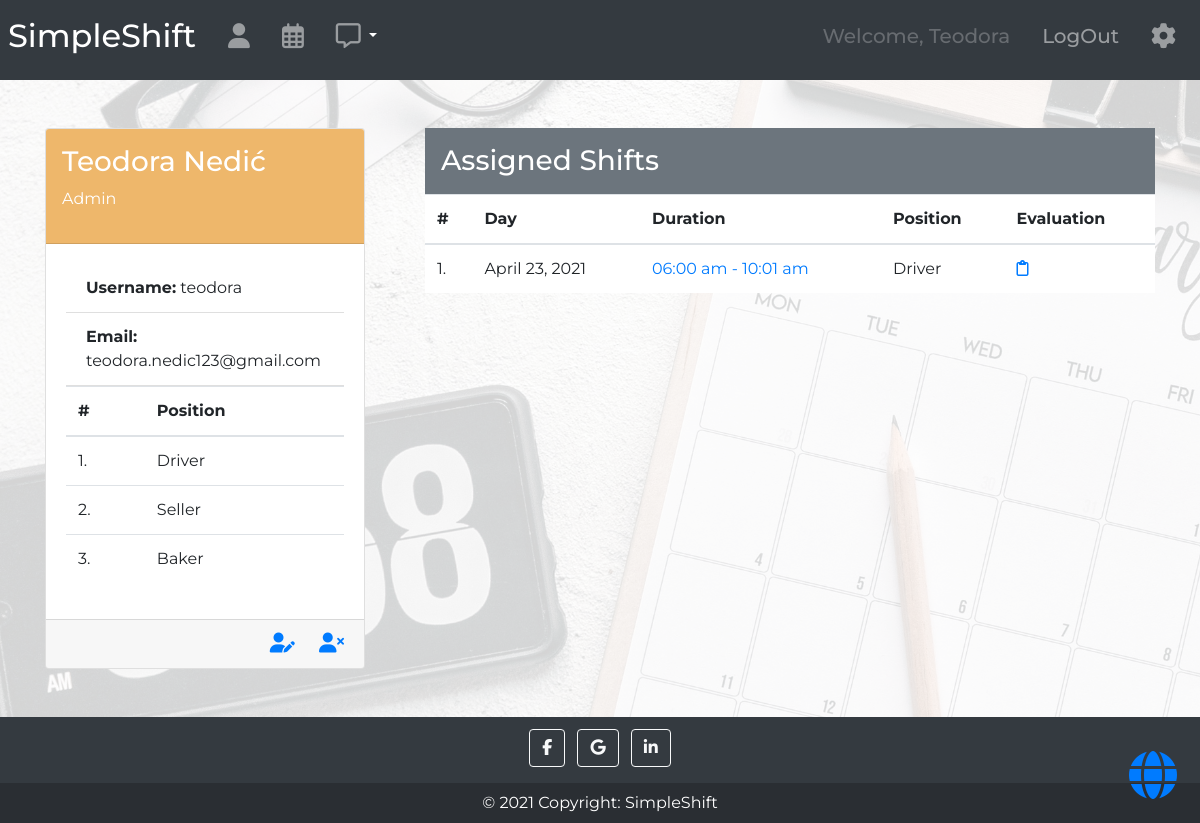
Page /employees/1/ (signed in) on the committed database.
### shifts/models/employee_model.py (models this page shows, shortened)
class Employee(SimpleEmailConfirmationUserMixin, AbstractUser):
    job = models.ManyToManyField('Job', blank=True, related_name='employees')
    is_admin = models.BooleanField(default=False)
    is_employee = models.BooleanField(default=False)
    is_logged = models.BooleanField(default=False)
    def account_status(self):
        if self.is_employee:
            return 'Employee'
        elif self.is_admin:
            return 'Admin'
        elif not self.is_active:
            return 'Not assigned'

### shifts/models/job_model.py (models this page shows, shortened)
class Job(models.Model):
    title = models.CharField(max_length=100)
    hourly_fee = models.DecimalField('Hourly fee EUR', max_digits=10, decimal_places=2)
    description = models.TextField(max_length=255, null=True, blank=True)
    def __str__(self):
        return self.title

### shifts/models/shift_employee_model.py (models this page shows, shortened)
class ShiftEmployee(models.Model):
    shift = models.ForeignKey('Shift', on_delete=models.CASCADE, related_name='assigned')
    employee = models.ForeignKey('Employee', on_delete=models.CASCADE, null=True, related_name='assigned')
    status = models.CharField(max_length=20, null=True, blank=True)
    absence_reason = models.CharField(max_length=255, null=True, blank=True)
    absence_report_time = models.DateTimeField(null=True, blank=True)

### shifts/models/shift_model.py (models this page shows, shortened)
class Shift(models.Model):
    start_time = models.DateTimeField()
    end_time = models.DateTimeField()
    job_type = models.ForeignKey('Job', on_delete=models.CASCADE, related_name='shifts')
    required_employees = models.PositiveIntegerField(default=1)
    def __str__(self):
        return f"{ self.get_start_time().strftime('%I:%M %p') } - { self.get_end_time().strftime('%I:%M %p') }".lower()
    def get_start_time(self):
        return self.start_time.replace(tzinfo=timezone.utc).astimezone(tz=None)
    def get_end_time(self):
        return self.end_time.replace(tzinfo=timezone.utc).astimezone(tz=None)

### shifts/views/employee_views.py (the view)
# urls.py: path('employees/<int:pk>/', EmployeeDetailView.as_view(), name='employee_detail'),
class EmployeeDetailView(LoginRequiredMixin, generic.DetailView):
    template_name = 'shifts/employee_detail.html'
    queryset = Employee.objects.all()

### shifts/templates/shifts/employee_detail.html (shortened to what this page needs)
{% extends 'base.html' %}
{% block content %}
<div class="container">
<div class="row mt-5 mb-5">
     {% if employee.is_active %}
    <div class="col-sm-4">
        <div class="card" style="width: 20rem;">
            <div class="card-header text-white p-3" style="background-color:#eeb76b;">
                <h3>{{ employee.first_name }} {{ employee.last_name }}</h3>
                <p> {{ employee.account_status }}</p>
            </div>
            <div class="card-body">
                <ul class="list-group list-group-flush">
                    <li class="list-group-item"><b>Username:</b> {{ employee.username }}</li>
                    <li class="list-group-item"><b>Email:</b> {{ employee.email }}</li>
                </ul>
                <table class="table table-counter">
                    <thead>
                    <tr>
                        <th scope="col">#</th>
                        <th scope="col">Position</th>
                    </tr>
                    </thead>
                    <tbody>
                    {% for job in employee.job.all %}
                    <tr>
                        <td></td>
                        <td>{{ job.title }}</td>
                    </tr>
                    {% endfor %}
                    </tbody>
                </table>
            </div>
            {% if user.is_admin %}
            <div class="card-footer text-right">
                <a href="{% url 'employee_update' pk=employee.pk %}" class="card-link" title="Edit"><i class="fas fa-user-edit fa-lg"></i></a>
                <a href="{% url 'employee_delete' pk=employee.pk %}" class="card-link" title="Remove"><i class="fas fa-user-times fa-lg"></i></a>
            </div>
            {% endif %}
        </div>
    </div>
       <div class="col-sm-8">
           <h3 class="text-white bg-secondary p-3 m-0">Assigned Shifts</h3>
           <table class="table-counter table table-hover bg-white">
               <thead>
               <tr>
                   <th>#</th>
                   <th scope="col">Day</th>
                   <th scope="col">Duration</th>
                   <th scope="col">Position</th>
                   <th scope="col">Evaluation</th>
               </tr>
               </thead>
               <tbody>
               {% for obj in employee.assigned.all|dictsort:"shift.start_time" %}
               <tr>
                   <td scope="row"></td>
                   <td>{{ obj.shift.start_time.date }}</td>
                   <td><a href="{% url 'shifts:shift_detail' pk=obj.shift.id %}">{{ obj.shift }}</a></td>
                   <td>{{ obj.shift.job_type }}</td>
                   {% if obj.evaluation %}
                   <td><a title="Evaluation" href="{% url 'shifts:evaluation_detail' pk=obj.evaluation.pk %}"><i class="far fa-clipboard"></i></a></td>
                   {% else %}
                   <td>Not available</td>
                   {% endif %}
               </tr>
               {% endfor %}
               </tbody>
           </table>
       </div>
    {% endif %}
</div>
</div>
{% endblock %}

### templates/navbar.html (shortened to what this page needs)
{% load notifications_tags %}
<nav class="navbar navbar-expand-lg navbar-dark bg-dark p-2">
  <a class="navbar-brand" href="{% url 'home' %}"><h2>SimpleShift</h2></a>
  <div class="collapse navbar-collapse" id="navbarToggler">
    {% if user.is_authenticated %}
    <ul class="navbar-nav mr-auto mt-2 mt-lg-0">
        <li class="nav-item p-2">
            <a class="nav-link" title='Profile' href="{% url 'employee_detail' pk=user.pk %}"><h5><i class="fas fa-user fa-lg"></i></h5></a>
        </li>
        <li class="nav-item p-2">
            <a class="nav-link" title='Shift schedule' href="{% url 'shifts:shift_list' %}"><h5><i class="far fa-calendar-alt fa-lg"></i></h5></a>
        </li>
         <li class="nav-item pt-2 pb-2 pl-2">
             <a  href="{% url 'shifts:notice' %}" class="nav-link notification" title='Notifications'>
                     <h5><i class="far fa-comment-alt fa-lg"></i></h5>
             </a>
         </li>
             <li class="nav-item pt-3 pb-2 dropdown show" style="cursor:pointer;color:white;">
                 <a class="dropdown-toggle" id="dropdownMenuLink" data-toggle="dropdown" aria-haspopup="true" aria-expanded="false"></a>
             </li>
    </ul>
    {% endif %}
    <ul class="navbar-nav ml-auto mt-2 mt-lg-0">
        {% if user.is_authenticated %}
        <li class="nav-item p-2">
            <a class="nav-link disabled"><h5>Welcome, {{ user.first_name }}</h5></a>
        </li>
        <li class="nav-item p-2">
            <a class="nav-link" href="{% url 'logout' %}"><h5>LogOut</h5></a>
        </li>
        {% endif %}
         {% if user.is_admin %}
        <li class="nav-item p-2">
            <a class="nav-link" title='Settings' onclick="openNav()"><h5><i class="fas fa-cog fa-lg"></i></h5></a>
        </li>
        {% endif %}
    </ul>
  </div>
</nav>

### static/css/master.css (style rules this page uses)
html, body { height: 100%; font-family: 'Montserrat', sans-serif; }
body { display: flex; flex-direction: column; }
.table-counter { counter-reset: row-num-1; }
.table-counter tr { counter-increment: row-num; }
.table-counter tr td:first-child::before { content: counter(row-num) ". "; }
.notification { position: relative; display: inline-block; }

### rows in the picture
Employee: first_name "Teodora", last_name "Nedić", account_status "Admin", username "teodora", email "teodora.nedic123@gmail.com"
Job: title "Driver"
Job: title "Seller"
Job: title "Baker"
ShiftEmployee: shift.start_time "April 23, 2021", shift "06:00 am - 10:01 am", shift.job_type "Driver"
